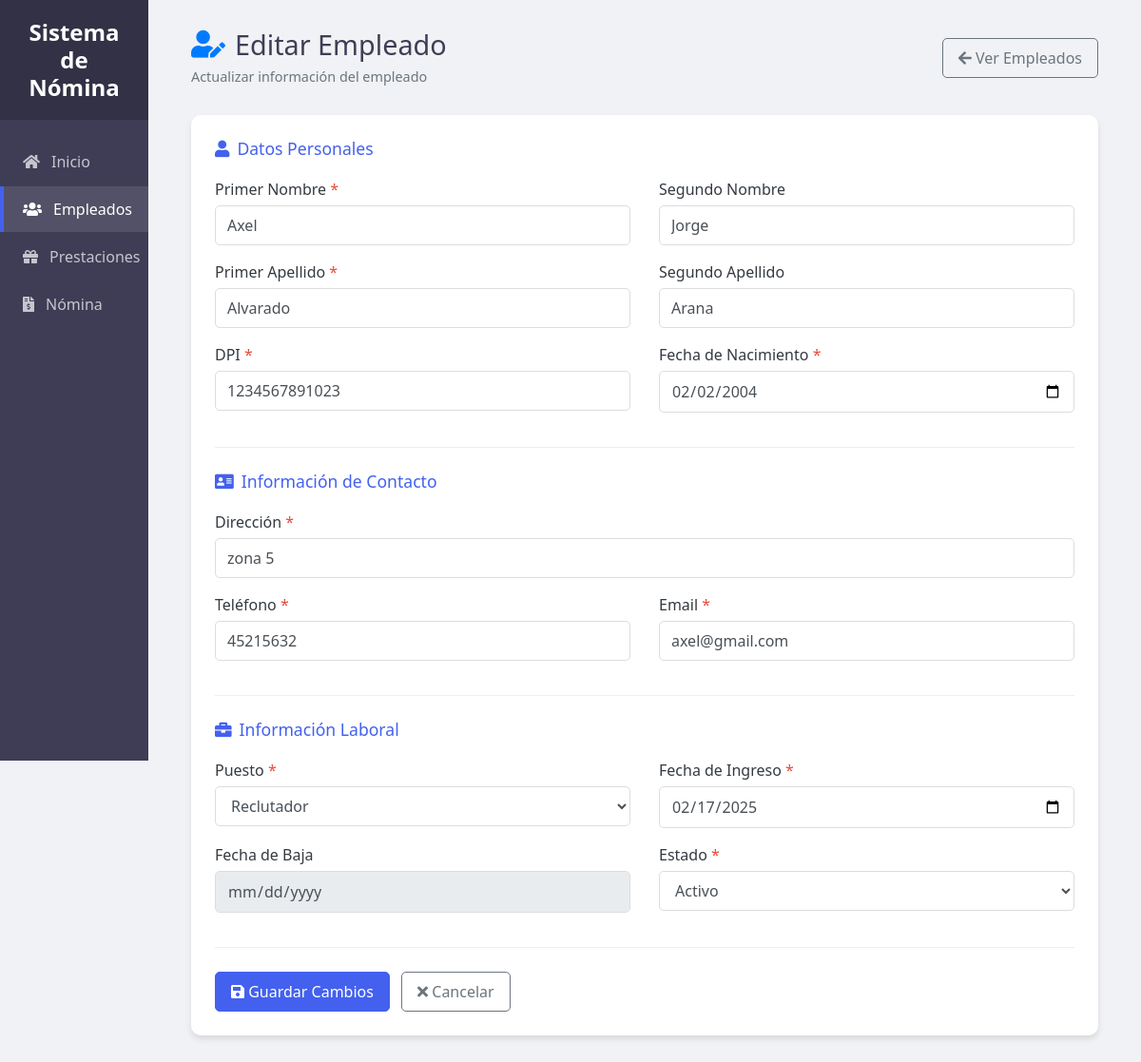
Before: /ProyectoNomina/index.php?controller=empleado&action=editar&id=2 with the older database file.
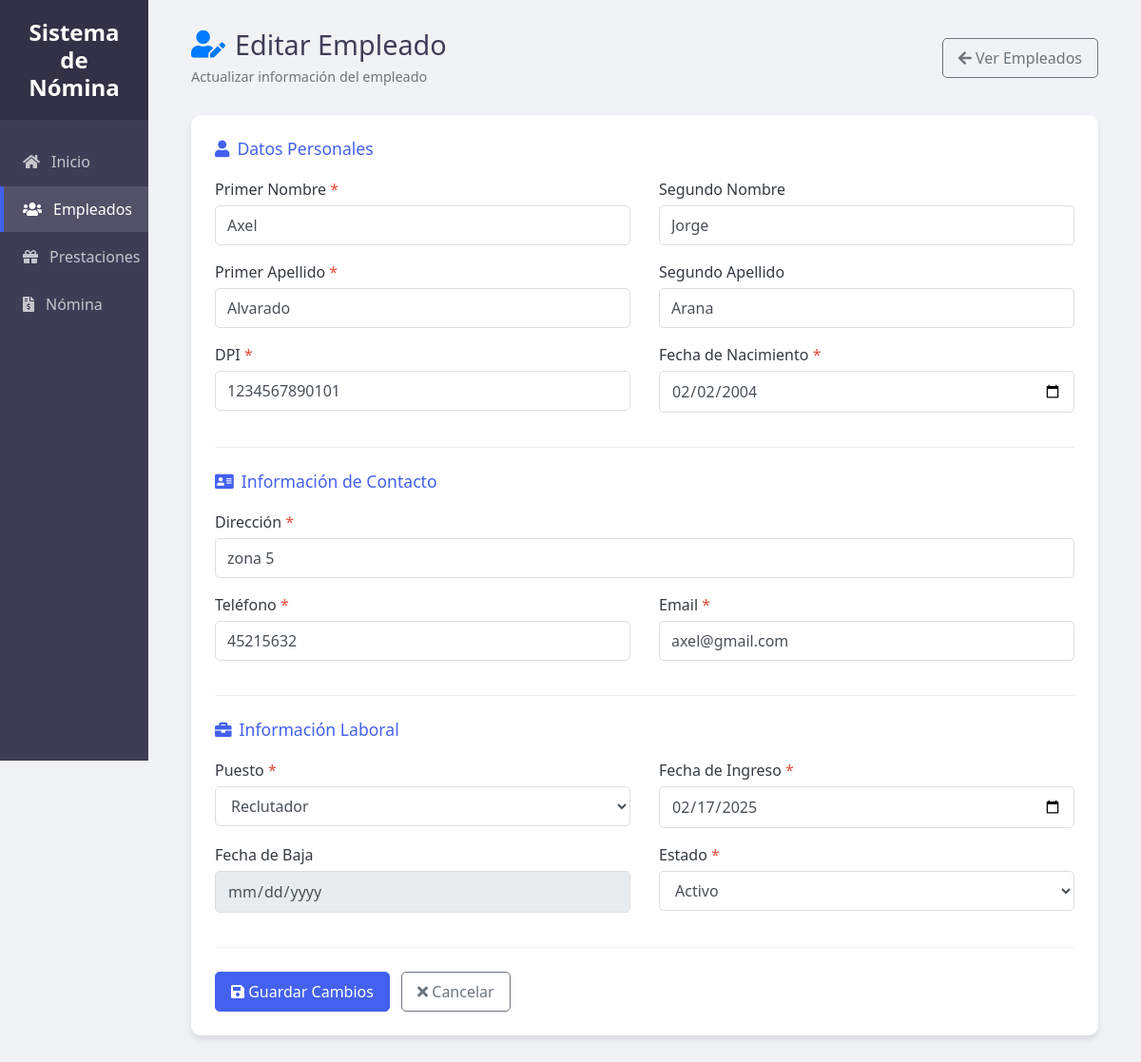
After: the same page with the newer database file.
### tables this page shows
CREATE TABLE `empleado` (
  `ID_Emp` int(11) NOT NULL,
  `PriNombre_Emp` varchar(50) NOT NULL,
  `SegNombre_Emp` varchar(50) NOT NULL,
  `PriApellido_Emp` varchar(50) NOT NULL,
  `SegApellido_Emp` varchar(50) NOT NULL,
  `DPI_Emp` varchar(20) NOT NULL,
  `FechaNacimiento_Emp` date NOT NULL,
  `Direccion_Emp` varchar(255) DEFAULT NULL,
  `Telefono_Emp` varchar(15) DEFAULT NULL,
  `Email_Emp` varchar(100) DEFAULT NULL,
  `FechaIngreso_Emp` date NOT NULL,
  `FechaBaja_Emp` date DEFAULT NULL,
  `Estado_Emp` varchar(10) DEFAULT 'Activo',
  `ID_Puesto` int(11) DEFAULT NULL
);

### ProyectoNomina/Controllers/EmpleadoController.php (called while the page is built, shortened)
<?php
class EmpleadoController {
    private $empleado;
    public function __construct() {
        $db = db::conectar();
        $this->empleado = new Empleado($db);
    }
    public function editar() {
        $puestos = $this->empleado->obtenerPuestos();
        $id = (int)$_GET['id'];
        $empleado = $this->empleado->obtenerEmpleadoPorId($id);
        $conn = db::conectar();
        $stmt = $conn->prepare("CALL spObtenerPuestos()");
        $stmt->execute();
        $puestos = $stmt->fetchAll(PDO::FETCH_ASSOC);
        include 'Views/Empleados/Editar.php';
    }
}
?>

### ProyectoNomina/Models/EmpleadoModelo.php (called while the page is built, shortened)
<?php
class Empleado {
    private $conn;
    public function __construct($db) {
        $this->conn = $db;
    }
    public function obtenerPuestos() {
        try {
            $query = "CALL spObtenerPuestos();";
            $stmt = $this->conn->prepare($query);
            $stmt->execute();
            $resultados = $stmt->fetchAll(PDO::FETCH_ASSOC);
            return $resultados;
        } catch (PDOException $e) {
            error_log("Error al obtener puestos: " . $e->getMessage());
            return [];
        }
    }
    public function obtenerEmpleadoPorId($id) {
        try {
            $query = "CALL spObtenerEmpleado_ID(?)";
            $stmt = $this->conn->prepare($query);
            $stmt->bindParam(1, $id, PDO::PARAM_INT);
            $stmt->execute();
            $resultado = $stmt->fetch(PDO::FETCH_ASSOC);
            return $resultado;
        } catch (PDOException $e) {
            error_log("Error al obtener empleado por ID: " . $e->getMessage());
            return false;
        }
    }
}

### ProyectoNomina/Views/Empleados/Editar.php (the view, shortened to what the changed rows need)
<!DOCTYPE html>
<html lang="es">
<head>
    <link rel="stylesheet" href="https://cdn.jsdelivr.net/npm/bootstrap@4.6.2/dist/css/bootstrap.min.css">
    <link rel="stylesheet" href="https://cdnjs.cloudflare.com/ajax/libs/font-awesome/5.15.4/css/all.min.css">
</head>
<body>
    <div class="sidebar">
        <div class="sidebar-header">
            <h3>Sistema de Nómina</h3>
        </div>
        <ul class="sidebar-menu">
            <li><a href="index.php"><i class="fas fa-home"></i> Inicio</a></li>
            <li><a href="index.php?controller=empleado&action=ver" class="active"><i class="fas fa-users"></i> Empleados</a></li>
            <li><a href="index.php?controller=prestaciones&action=verpres"><i class="fas fa-gift"></i> Prestaciones</a></li>
            <li><a href="index.php?controller=nomina&action=vernomina"><i class="fas fa-file-invoice-dollar"></i> Nómina</a></li>
        </ul>
    </div>
    <div class="main-content">
        <div class="container-fluid">
            <div class="header">
                <div class="header-title">
                    <h1><i class="fas fa-user-edit text-primary"></i> Editar Empleado</h1>
                    <p class="text-muted">Actualizar información del empleado</p>
                </div>
                <div class="header-actions">
                    <a href="index.php?controller=empleado&action=ver" class="btn btn-outline-secondary">
                        <i class="fas fa-arrow-left"></i> Ver Empleados
                    </a>
                </div>
            </div>
            <div class="card">
                <div class="card-body">
                    <form method="POST" action="index.php?controller=empleado&action=actualizar">
                        <div class="form-section">
                            <h5 class="section-title"><i class="fas fa-user"></i> Datos Personales</h5>
                            <div class="row">
                                <div class="col-md-6">
                                    <div class="form-group">
                                        <label for="pri_nombre">Primer Nombre <span class="text-danger">*</span></label>
                                        <input type="text" name="pri_nombre" id="pri_nombre" class="form-control"
                                               value="<?php echo htmlspecialchars($empleado['PriNombre_Emp']); ?>" required>
                                    </div>
                                </div>
                                <div class="col-md-6">
                                    <div class="form-group">
                                        <label for="seg_nombre">Segundo Nombre</label>
                                        <input type="text" name="seg_nombre" id="seg_nombre" class="form-control"
                                               value="<?php echo htmlspecialchars($empleado['SegNombre_Emp'] ?? ''); ?>">
                                    </div>
                                </div>
                            </div>
                            <div class="row">
                                <div class="col-md-6">
                                    <div class="form-group">
                                        <label for="pri_apellido">Primer Apellido <span class="text-danger">*</span></label>
                                        <input type="text" name="pri_apellido" id="pri_apellido" class="form-control"
                                               value="<?php echo htmlspecialchars($empleado['PriApellido_Emp']); ?>" required>
                                    </div>
                                </div>
                                <div class="col-md-6">
                                    <div class="form-group">
                                        <label for="seg_apellido">Segundo Apellido</label>
                                        <input type="text" name="seg_apellido" id="seg_apellido" class="form-control"
                                               value="<?php echo htmlspecialchars($empleado['SegApellido_Emp'] ?? ''); ?>">
                                    </div>
                                </div>
                            </div>
                            <div class="row">
                                <div class="col-md-6">
                                    <div class="form-group">
                                        <label for="dpi">DPI <span class="text-danger">*</span></label>
                                        <input type="text" name="dpi" id="dpi" class="form-control"
                                               value="<?php echo htmlspecialchars($empleado['DPI_Emp']); ?>" required>
                                    </div>
                                </div>
                                <div class="col-md-6">
                                    <div class="form-group">
                                        <label for="fecha_nacimiento">Fecha de Nacimiento <span class="text-danger">*</span></label>
                                        <input type="date" name="fecha_nacimiento" id="fecha_nacimiento" class="form-control"
                                               value="<?php echo $empleado['FechaNacimiento_Emp']; ?>" required>
                                    </div>
                                </div>
                            </div>
                        </div>
                        <div class="form-section">
                            <h5 class="section-title"><i class="fas fa-address-card"></i> Información de Contacto</h5>
                            <div class="row">
                                <div class="col-md-12">
                                    <div class="form-group">
                                        <label for="direccion">Dirección <span class="text-danger">*</span></label>
                                        <input type="text" name="direccion" id="direccion" class="form-control"
                                               value="<?php echo htmlspecialchars($empleado['Direccion_Emp']); ?>" required>
                                    </div>
                                </div>
                            </div>
                            <div class="row">
                                <div class="col-md-6">
                                    <div class="form-group">
                                        <label for="telefono">Teléfono <span class="text-danger">*</span></label>
                                        <input type="text" name="telefono" id="telefono" class="form-control"
                                               value="<?php echo htmlspecialchars($empleado['Telefono_Emp']); ?>" required>
                                    </div>
                                </div>
                                <div class="col-md-6">
                                    <div class="form-group">
                                        <label for="email">Email <span class="text-danger">*</span></label>
                                        <input type="email" name="email" id="email" class="form-control"
                                               value="<?php echo htmlspecialchars($empleado['Email_Emp']); ?>" required>
                                    </div>
                                </div>
                            </div>
                        </div>
                        <div class="form-section">
                            <h5 class="section-title"><i class="fas fa-briefcase"></i> Información Laboral</h5>
                            <div class="row">
                                <div class="col-md-6">
                                    <div class="form-group">
                                        <label for="id_puesto">Puesto <span class="text-danger">*</span></label>
                                        <select name="id_puesto" id="id_puesto" class="form-control" required>
                                            <?php foreach ($puestos as $puesto): ?>
                                                <?php
                                                $seleccionado = ($puesto['Nombre_Puesto'] == $empleado['Nombre_Puesto']) ? 'selected="selected"' : '';
                                                ?>
                                                <option value="<?php echo $puesto['ID_Puesto']; ?>" <?php echo $seleccionado; ?>>
                                                    <?php echo htmlspecialchars($puesto['Nombre_Puesto']); ?>
                                                </option>
                                            <?php endforeach; ?>
                                        </select>
                                    </div>
                                </div>
                                <div class="col-md-6">
                                    <div class="form-group">
                                        <label for="fecha_ingreso">Fecha de Ingreso <span class="text-danger">*</span></label>
                                        <input type="date" name="fecha_ingreso" id="fecha_ingreso" class="form-control"
                                               value="<?php echo $empleado['FechaIngreso_Emp']; ?>" required>
                                    </div>
                                </div>
                            </div>
                            <div class="row">
                                <div class="col-md-6">
                                    <div class="form-group">
                                        <label for="fecha_baja">Fecha de Baja</label>
                                        <input type="date" name="fecha_baja" id="fecha_baja" class="form-control"
                                               value="<?php echo $empleado['FechaBaja_Emp'] ?: ''; ?>" disabled>
                                    </div>
                                </div>
                                <div class="col-md-6">
                                    <div class="form-group">
                                        <label for="estado">Estado <span class="text-danger">*</span></label>
                                        <select name="estado" id="estado" class="form-control" required>
                                            <option value="Activo" <?php echo ($empleado['Estado_Emp'] == 'Activo') ? 'selected' : ''; ?>>Activo</option>
                                        </select>
                                    </div>
                                </div>
                            </div>
                        </div>
                        <div class="form-actions">
                            <button type="submit" class="btn btn-primary">
                                <i class="fas fa-save"></i> Guardar Cambios
                            </button>
                            <a href="index.php?controller=empleado&action=ver" class="btn btn-outline-secondary ml-2">
                                <i class="fas fa-times"></i> Cancelar
                            </a>
                        </div>
                    </form>
                </div>
            </div>
        </div>
    </div>
</body>
</html>

Changed rows visible on the page:
changed empleado "Axel": dpi "1234567891023" → "1234567890101"
